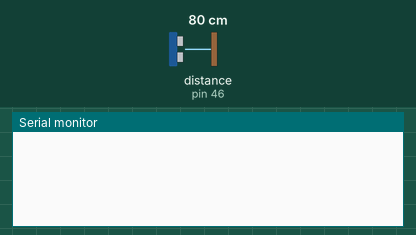
The sketch below on a simulated Arduino Mega 2560, built with avr-gcc and run on an emulated ATmega2560. On the bench: the last lines printed to the serial monitor. Wiring (inferred from the names in the program): ultrasonic range finder: trigger pin 47; echo pin 46. The inputs (shaded band) are chosen by the test bench; at power-on: distance to the obstacle (sensor on pin 46) 80 cm. The echo pulse lasts 58.3 µs per cm.

Above: at 1.2 s.
1.3 s: distance to the obstacle (sensor on pin 46) set to 2 cm
At 2.1 s:
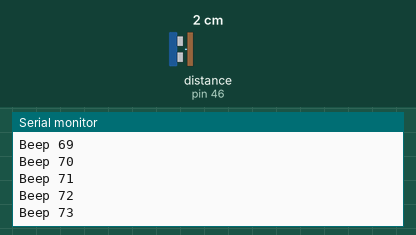
2.8 s: distance to the obstacle (sensor on pin 46) set to 4 cm
At 3.5 s:
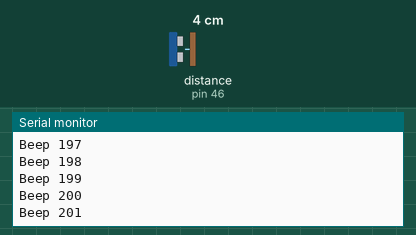
Timing chart, 0 to 5.8 s (numbered marks = the images above; inputs shaded):
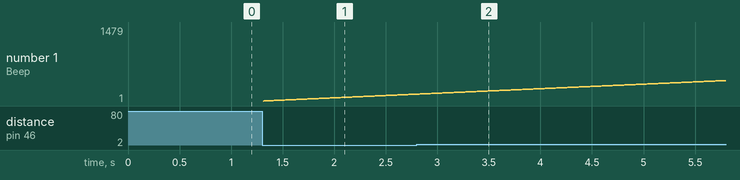

The sketch:

HCSR04.ino
```cpp
#define TRIG_PIN 47
#define ECHO_PIN 46

int beepCounter = 0; // Initialize the counter

void setup() {
    Serial.begin(9600);
    pinMode(TRIG_PIN, OUTPUT);
    pinMode(ECHO_PIN, INPUT);
}

void loop() {
    long duration, distance;

    digitalWrite(TRIG_PIN, LOW);
    delayMicroseconds(2);
    digitalWrite(TRIG_PIN, HIGH);
    delayMicroseconds(10);
    digitalWrite(TRIG_PIN, LOW);

    duration = pulseIn(ECHO_PIN, HIGH);
    distance = (duration / 2) / 29.1; // Convert to distance in cm

    if (distance <= 7.62) { // 1 inch is 2.54 cm
        beepCounter++;
        Serial.print("Beep ");
        Serial.println(beepCounter);
    }

    delay(10);
}
```

Measured:
- after the input at 1.3 s, the serial monitor: prints a new line at once (image 1)
